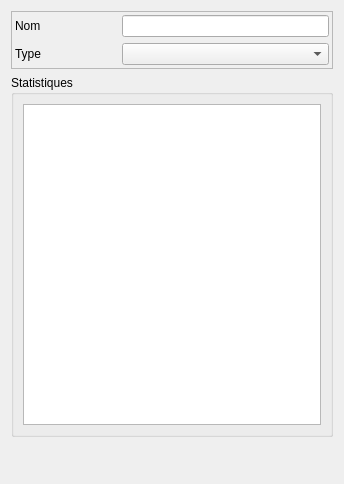
<?xml version="1.0" encoding="UTF-8"?>
<ui version="4.0">
 <class>Form</class>
 <widget class="QWidget" name="Form">
  <property name="geometry">
   <rect>
    <x>0</x>
    <y>0</y>
    <width>344</width>
    <height>484</height>
   </rect>
  </property>
  <property name="windowTitle">
   <string>Form</string>
  </property>
  <layout class="QVBoxLayout" name="verticalLayout" stretch="1,10,1">
   <item>
    <widget class="QFrame" name="frame">
     <property name="frameShape">
      <enum>QFrame::StyledPanel</enum>
     </property>
     <property name="frameShadow">
      <enum>QFrame::Raised</enum>
     </property>
     <layout class="QGridLayout" name="gridLayout">
      <property name="margin">
       <number>3</number>
      </property>
      <item row="2" column="0">
       <widget class="QLabel" name="label_nom">
        <property name="text">
         <string>Nom</string>
        </property>
       </widget>
      </item>
      <item row="2" column="1" colspan="2">
       <widget class="QLineEdit" name="lineEdit_nom"/>
      </item>
      <item row="3" column="0">
       <widget class="QLabel" name="label">
        <property name="text">
         <string>Type</string>
        </property>
       </widget>
      </item>
      <item row="3" column="1" colspan="2">
       <widget class="QComboBox" name="comboBox_type"/>
      </item>
     </layout>
    </widget>
   </item>
   <item>
    <widget class="QGroupBox" name="groupBox_stat">
     <property name="title">
      <string>Statistiques</string>
     </property>
     <layout class="QGridLayout" name="gridLayout_2">
      <item row="0" column="0">
       <widget class="QTableWidget" name="tableWidget_stats"/>
      </item>
     </layout>
    </widget>
   </item>
   <item>
    <spacer name="verticalSpacer">
     <property name="orientation">
      <enum>Qt::Vertical</enum>
     </property>
     <property name="sizeHint" stdset="0">
      <size>
       <width>20</width>
       <height>40</height>
      </size>
     </property>
    </spacer>
   </item>
  </layout>
 </widget>
 <resources/>
 <connections/>
</ui>
